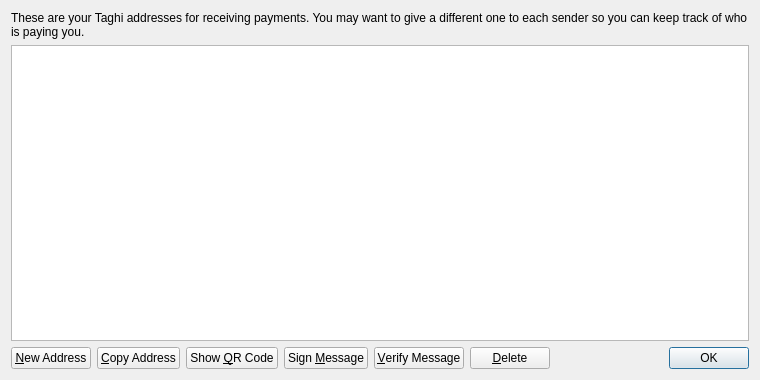
<?xml version="1.0" encoding="UTF-8"?>
<ui version="4.0">
 <class>AddressBookPage</class>
 <widget class="QWidget" name="AddressBookPage">
  <property name="geometry">
   <rect>
    <x>0</x>
    <y>0</y>
    <width>760</width>
    <height>380</height>
   </rect>
  </property>
  <property name="windowTitle">
   <string>Address Book</string>
  </property>
  <layout class="QVBoxLayout" name="verticalLayout">
   <item>
    <widget class="QLabel" name="labelExplanation">
     <property name="text">
      <string>These are your Taghi addresses for receiving payments. You may want to give a different one to each sender so you can keep track of who is paying you.</string>
     </property>
     <property name="textFormat">
      <enum>Qt::PlainText</enum>
     </property>
     <property name="wordWrap">
      <bool>true</bool>
     </property>
    </widget>
   </item>
   <item>
    <widget class="QTableView" name="tableView">
     <property name="contextMenuPolicy">
      <enum>Qt::CustomContextMenu</enum>
     </property>
     <property name="toolTip">
      <string>Double-click to edit address or label</string>
     </property>
     <property name="tabKeyNavigation">
      <bool>false</bool>
     </property>
     <property name="selectionMode">
      <enum>QAbstractItemView::SingleSelection</enum>
     </property>
     <property name="selectionBehavior">
      <enum>QAbstractItemView::SelectRows</enum>
     </property>
     <property name="sortingEnabled">
      <bool>true</bool>
     </property>
     <attribute name="verticalHeaderVisible">
      <bool>false</bool>
     </attribute>
    </widget>
   </item>
   <item>
    <layout class="QHBoxLayout" name="horizontalLayout">
     <item>
      <widget class="QPushButton" name="newAddressButton">
       <property name="toolTip">
        <string>Create a new address</string>
       </property>
       <property name="text">
        <string>&amp;New Address</string>
       </property>
      </widget>
     </item>
     <item>
      <widget class="QPushButton" name="copyToClipboard">
       <property name="toolTip">
        <string>Copy the currently selected address to the system clipboard</string>
       </property>
       <property name="text">
        <string>&amp;Copy Address</string>
       </property>
      </widget>
     </item>
     <item>
      <widget class="QPushButton" name="showQRCode">
       <property name="text">
        <string>Show &amp;QR Code</string>
       </property>
      </widget>
     </item>
     <item>
      <widget class="QPushButton" name="signMessage">
       <property name="toolTip">
        <string>Sign a message to prove you own a Taghi address</string>
       </property>
       <property name="text">
        <string>Sign &amp;Message</string>
       </property>
      </widget>
     </item>
     <item>
      <widget class="QPushButton" name="verifyMessage">
       <property name="toolTip">
        <string>Verify a message to ensure it was signed with a specified Taghi address</string>
       </property>
       <property name="text">
        <string>&amp;Verify Message</string>
       </property>
      </widget>
     </item>
     <item>
      <widget class="QPushButton" name="deleteButton">
       <property name="toolTip">
        <string>Delete the currently selected address from the list</string>
       </property>
       <property name="text">
        <string>&amp;Delete</string>
       </property>
      </widget>
     </item>
     <item>
      <spacer name="horizontalSpacer">
       <property name="orientation">
        <enum>Qt::Horizontal</enum>
       </property>
       <property name="sizeHint" stdset="0">
        <size>
         <width>40</width>
         <height>20</height>
        </size>
       </property>
      </spacer>
     </item>
     <item>
      <widget class="QDialogButtonBox" name="buttonBox">
       <property name="sizePolicy">
        <sizepolicy hsizetype="Maximum" vsizetype="Fixed">
         <horstretch>0</horstretch>
         <verstretch>0</verstretch>
        </sizepolicy>
       </property>
       <property name="standardButtons">
        <set>QDialogButtonBox::Ok</set>
       </property>
      </widget>
     </item>
    </layout>
   </item>
  </layout>
 </widget>
 <resources>
  <include location="../bitcoin.qrc"/>
 </resources>
 <connections/>
</ui>
